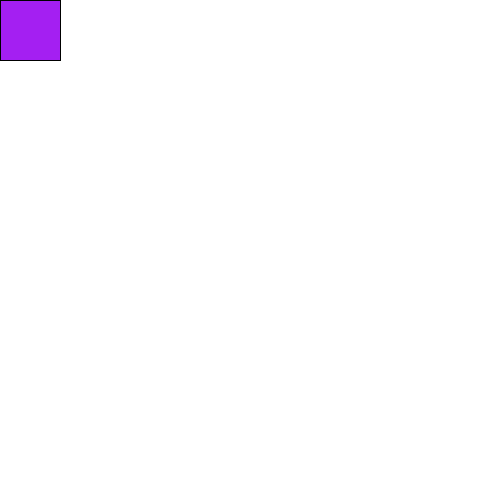
Frame 1 (no input)
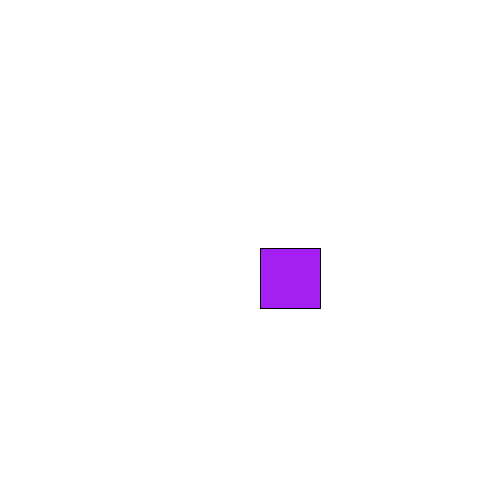
Frame 60 (the mouse pressed at the canvas centre just before this capture)
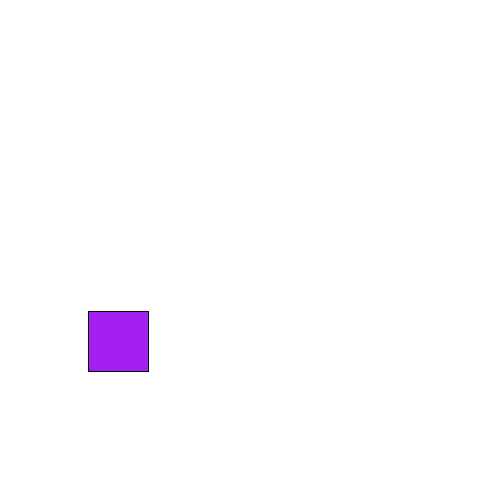
Frame 120 (the mouse held since frame 60 and released just before this capture)

The Processing sketch that drew these frames (run headless with seeded random() and noise(); from frame 60 on, the mouse is pressed at the canvas centre):

// Processing sketch: processing_106563
// ── processing_106563.pde

int x;
int y;
target o1 = new target();
void setup(){
  size(500,500);
}

void draw(){
background(255);
o1.display();
o1.move();
}
class target{
float xtar;
float ytar;
float a = random(0,255);
float b = random(0,120);
float c = random(0,255);

target(){
  //xtar = x;
 // ytar = y;
  }

void display(){
smooth();
fill(a,b,c);
rect(xtar, ytar, 60,60);
}

void move(){
  xtar = random(5,400);
  ytar = random(5,400);
  if(xtar < 450){
    xtar = xtar + 3;
  }
  if(ytar < 450){
    ytar = ytar + 3;
  }
}

}
